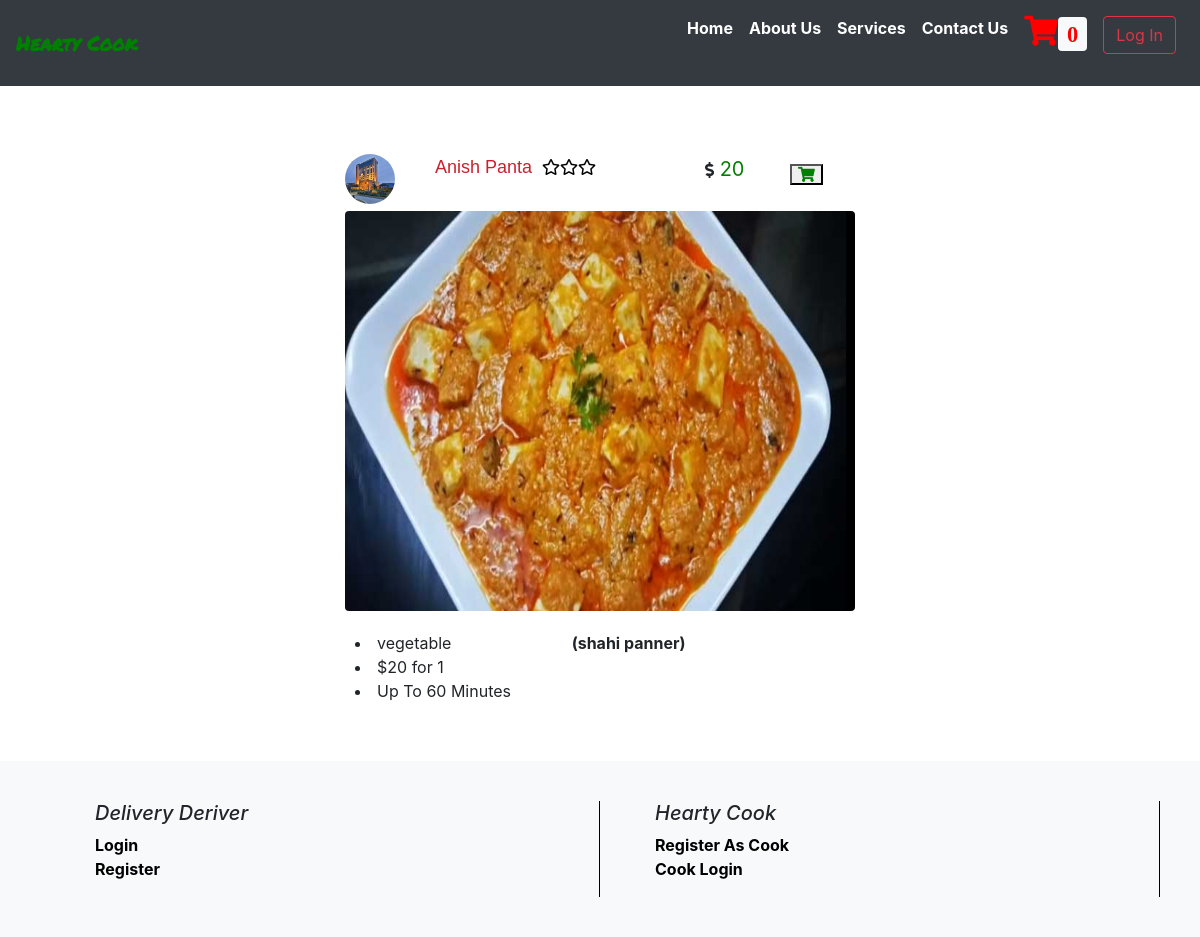
/searchfood.php?food_id=3 (signed in), run on the app's committed database.
### tables this page shows
CREATE TABLE `food` (
  `food_id` int(11) NOT NULL,
  `cook_id` int(11) NOT NULL,
  `foodname` varchar(100) NOT NULL,
  `cost` bigint(15) NOT NULL,
  `cuisines` varchar(50) NOT NULL,
  `paymentmode` varchar(50) NOT NULL,
  `fldimage` varchar(1000) NOT NULL
);

CREATE TABLE `cook` (
  `cook_id` int(10) NOT NULL,
  `cust_name` varchar(30) NOT NULL,
  `cust_email` varchar(50) NOT NULL,
  `fld_password` varchar(50) NOT NULL,
  `fld_mob` bigint(10) NOT NULL,
  `fld_phone` bigint(10) NOT NULL,
  `fld_address` varchar(50) NOT NULL,
  `pro_image` varchar(250) NOT NULL,
  `email_verification` int(11) NOT NULL
);

### searchfood.php (the view, shortened to what this page needs)
<?php
include("connection.php");
extract($_REQUEST);
if(isset($_SESSION['cust_id']))
{
	 $cust_id=$_SESSION['cust_id'];
	 $qq=mysqli_query($con,"SELECT * from customer where cust_email='$cust_id'");
	 $qqr= mysqli_fetch_array($qq);
}
else
{
	$cust_id="";
}
if(isset($food_id))
{
$fid= $food_id;
}
else
{
	header("location:index.php");
}
?>
<html>
  <head>
	 <link rel="stylesheet" href="https://stackpath.bootstrapcdn.com/bootstrap/4.3.1/css/bootstrap.min.css">
     <link rel="stylesheet" href="https://use.fontawesome.com/releases/v5.8.1/css/all.css">
  </head>
	<body>
<nav class="navbar navbar-expand-lg navbar-light bg-dark fixed-top">
    <a class="navbar-brand" href="index.php"><span style="color:green;font-family: 'Permanent Marker', cursive;"><b>Hearty Cook</b></span></a>&nbsp;&nbsp;&nbsp;&nbsp;&nbsp;&nbsp;
    <div class="collapse navbar-collapse" id="navbarResponsive">
      <ul class="navbar-nav ml-auto">
		  <li class="nav-item">
		     <a href="index.php" style="color:white;" class="nav-link">Home</a>
		  </li>
		  <li class="nav-item">
		     <a href="aboutus.php" style="color:white;" class="nav-link">About Us</a>
		  </li>
		  <li class="nav-item">
		     <a href="services.php" style="color:white;" class="nav-link">Services</a>
		  </li>
		  <li class="nav-item">
		     <a href="contact.php" style="color:white;" class="nav-link">Contact Us</a>
		  </li>
		  <?php
			if(empty($cust_id))
			{
			?>
			<li class="nav-item">
			  <a href="form/index.php?msg=you must be login first" class="nav-link"><span style="color:red;  font-size:30px;"><i class="fa fa-shopping-cart" aria-hidden="true"><span style="color:red;" id="cart"  class="badge badge-light">0</span></i></span></a>
		    </li>
			<li class="nav-item">
			<a  class="nav-link"><form method="post"><button class="btn btn-outline-danger my-2 my-sm-0" name="login" type="submit">Log In</button></form></a>
            </li>
			<?php
			}
			?>
      </ul>
    </div>
</nav>
<br><br><br><br>
<div class="container-fluid" >
<br><br>
<div class="row">
   <div class="col-sm-3"></div>
   <div class="col-sm-6" >
   <?php
	  $query=mysqli_query($con,"select cook.cust_email,cook.cust_name,cook.fld_mob,
	  cook.fld_phone,cook.fld_address,cook.pro_image,food.foodname,food.cost,
	  food.cuisines,food.paymentmode,food.fldimage from cook inner join
	  food on cook.cook_id=food.cook_id where food.food_id='$fid'");
	  if(mysqli_num_rows($query))
	  {
	  while($res=mysqli_fetch_assoc($query))
	  {
		   $hotel_logo= "image/cook/".$res['cust_email']."/".$res['pro_image'];
		   $food_pic= "image/cook/".$res['cust_email']."/foodimages/".$res['fldimage'];
	  ?>
	  <div class="container-fluid">
	  <div class="container-fluid">
	     <div class="row" style="padding-top:10px; ">
		      <div class="col-sm-2"><img src="<?php echo $hotel_logo; ?>" class="rounded-circle" height="50px" width="50px" alt="Cinque Terre"></div>
		      <div class="col-sm-6">
		                     <span style="font-family: 'Miriam Libre', sans-serif; font-size:18px;color:#CB202D;">
		 <?php echo $res['cust_name']; ?></span><span style="color:black; margin-left:10px;"><i class="far fa-star"></i><i class="far fa-star"></i><i class="far fa-star"></i></span>
        </div>
		 <div class="col-sm-2"><i class="fas fa-dollar-sign"></i><span style="color:green; font-size:20px;"> <?php echo $res['cost']; ?></span></div>
		 <form method="post">
		 <div class="col-sm-2" style="text-align:left;padding:10px; font-size:15px;"><button type="submit" name="addtocart" value="<?php echo $fid; ?>")" ><span style="color:green;" <i class="fa fa-shopping-cart" aria-hidden="true"></i></span></button></div>
		 </form>
		 </div>
	  </div>
	  <div class="container-fluid">
	  <div class="row" style="padding:10px;padding-top:0px;padding-right:0px; padding-left:0px;">
		 <div class="col-sm-12"><img src="<?php echo $food_pic; ?>" class="rounded" height="400px" width="100%" alt="Cinque Terre"></div>
		 </div>
	  </div>
	  <div class="container-fluid">
	     <div class="row" style="padding:10px; ">
		 <div class="col-sm-5">
		 <span><li><?php echo $res['cuisines']; ?></li></span>
		 <span><li><?php echo "$".$res['cost']; ?>&nbsp;for 1</li></span>
		 <span><li>Up To 60 Minutes</li></span>
		 </div>
		 <div class="col-sm-6">
		 <b><?php echo"(" .$res['foodname'].")"?></b>
		 </div>
		 </div>
	  </div>
	<?php
	  }
	  }
	  else
	  {
	?>
	<div class="row"><div class="col-sm-12" style="color:red;"><?php echo "sorry No Record Found For This Order";?></div></div>
	<?php
	  }
	?>
	</div>
   </div>
   <div class="col-sm-3"></div>
</div>
</div>
<br><br>
	     <?php
		 include("footer.php");
		 ?>
</body>
</html>

### searchfood.php (style rules this page uses)
ul li { list-style:none; }
ul li a { color:black; font-weight:bold; }

### data on the page
food: cook.pro_image (picture), cook.cust_name "Anish Panta", cost "20", cook+fldimage (picture), cuisines "vegetable", foodname "shahi panner"
